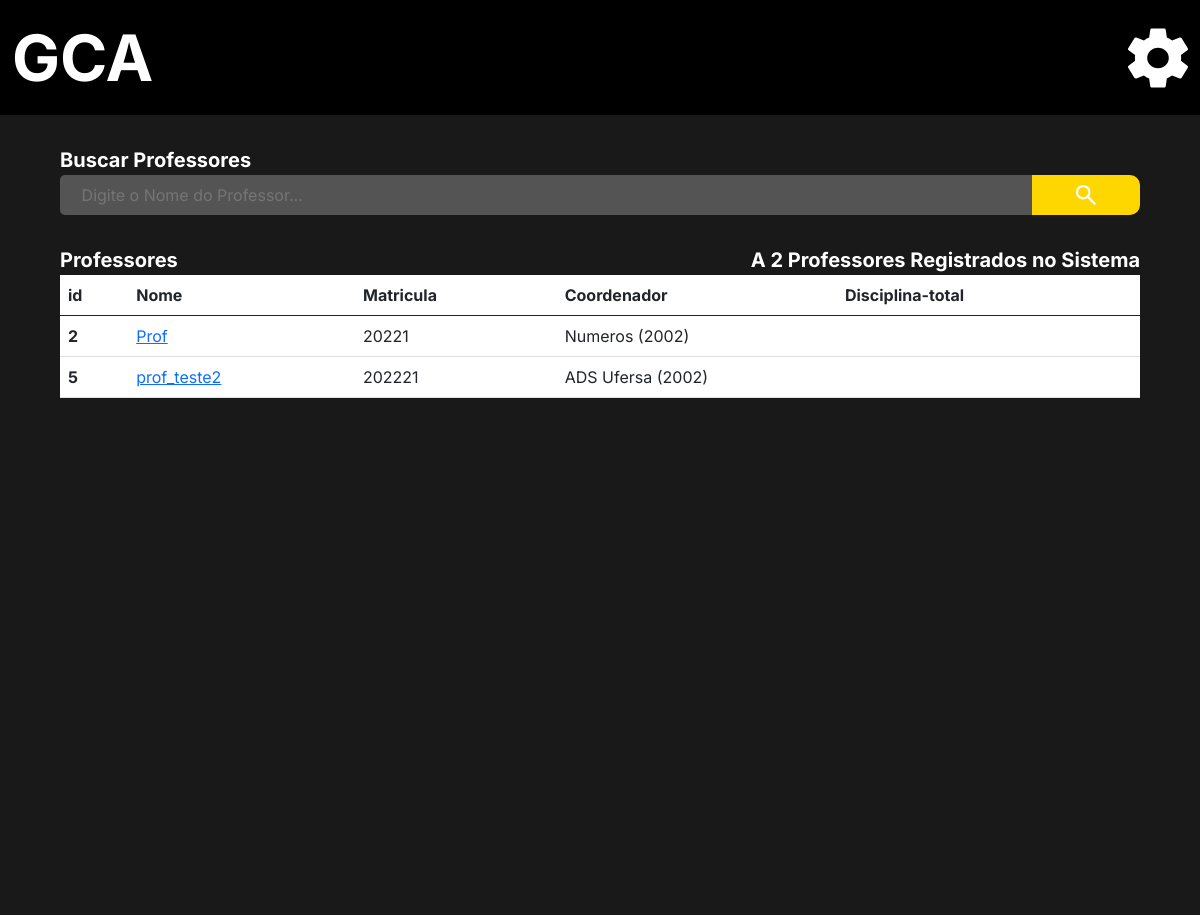
The page /adm/list_coordinator/ (signed in) on the database as committed earlier.
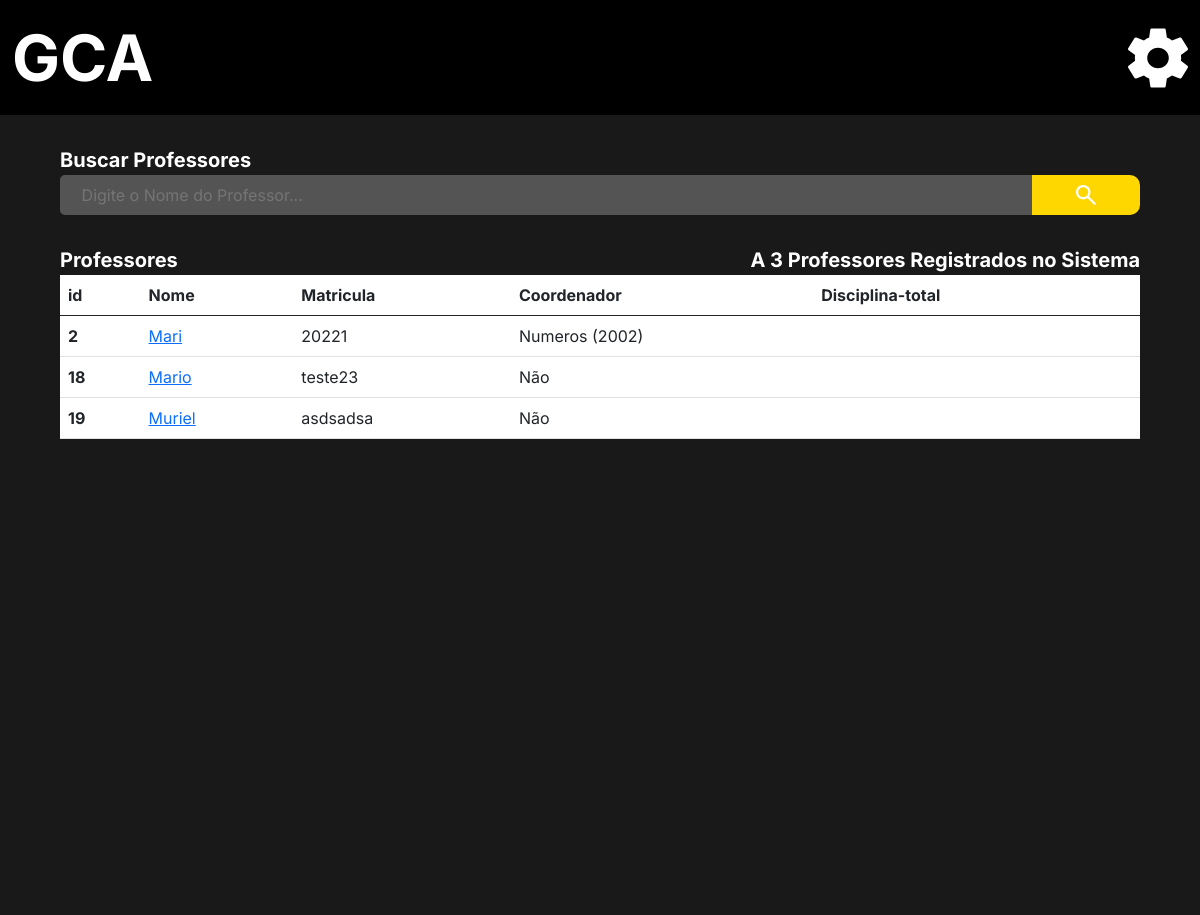
The same page on the database as committed later.
### Users/models.py (models this page shows, shortened)
class CustomUser(AbstractUser):
    image = models.ImageField(upload_to='Media', blank=True, null=False, default='Media/no_image_dafaut.jpg')
    matricula = models.CharField("Matricula", max_length=150, unique=True)
    username = models.CharField(("Nome"), max_length=50, unique=False, primary_key=None)
    email = models.EmailField("E-mail", unique=True)
    cpf = models.CharField("CPF", max_length=14, unique=True)
    phone = models.CharField("Telefone", max_length=15, blank=True, null=True)
    data_de_nascimento = models.DateField('Data de Nascimento', blank=True, null=True)
    primeiro_login = models.BooleanField(default=True)
    curso_relacao = models.ForeignKey("administrador.Curso", verbose_name=("Curso"), blank=True, null=True,on_delete=models.SET_NULL)
    disciplina_relacao = models.ManyToManyField("administrador.Disciplina", verbose_name=("Disciplina"), blank=True)
    is_staff = models.BooleanField('Membro da equipe', default=True)
    USERNAME_FIELD = 'matricula'
    REQUIRED_FIELDS = ['username' , 'email' ,'cpf', 'phone']
    objects = UserManager()

### administrador/models.py (models this page shows)
class Curso (models.Model):
    nome = models.CharField(("Nome do Curso"), max_length=150, null=False, blank=False)
    ano = models.DateField("Ano")
    periodos =  models.IntegerField(('Total de peridodos'), null=False, blank=False)
    disciplina = models.ManyToManyField("administrador.Disciplina", verbose_name=("Disciplinas"),blank=False)
    coordenador = models.ForeignKey(User, verbose_name=("Coordenador"), on_delete=models.SET_NULL, null=True)
    verbose_name = 'Curso'
    verbose_name_plural = 'Cursos'
    def __str__(self):
        return self.nome +' ('+ str(self.ano.year) +')'

### administrador/views.py (the view)
# urls.py: path('adm/list_coordinator/',  lista_Professors, name = 'lista_professor'),
@login_required(login_url='/user/login/')
def lista_Professors(request):
    if request.user.is_superuser == True:
        teacher_group = Group.objects.get(name='Professor')
        teacher = User.objects.all().filter(groups=teacher_group)
        total_de_professores = len(User.objects.filter(groups=teacher_group))
        return render(request, 'professor_lista.html', {'grupo_professor': total_de_professores,
                                                    "professor": teacher})
    else:
        return redirect ('http://127.0.0.1:8000/',{})

### administrador/templates/professor_lista.html (shortened to what this page needs)
{% extends 'base.admin.html' %}
{% load static %}
{% block import_title_css %}
    <link href="https://cdn.jsdelivr.net/npm/bootstrap@5.0.2/dist/css/bootstrap.min.css" rel="stylesheet">
    <link rel="stylesheet" href="{% static 'css/lista_cursos.css' %}">
{% endblock %}
{% block main %}
<div class="main">
    <div class="search_box">
        <form action=""  method="">
            <div>
                <label for="search_box">Buscar Professores</label>
            </div>
            <div class="search_bar">
                <input type="text" id="search_box" name="search_box" placeholder="Digite o Nome do Professor...">
                <button class="enviar_botao" type="submit">
                    <img class="lupa" src="{% static 'icons/search_thing.svg' %}" alt="">
                </button>
            </div>
        </form>
    </div>
    <div class="center">
        <div class="two_lables">
            <div>
                <p class="label_title">Professores</p>
                <p class="label_title">A {{grupo_professor}} Professores Registrados no Sistema</p>
            </div>
        </div>
    </div>
    <div class="center_2">
        <div class="list">
            <table class="table" >
                <thead>
                  <tr>
                    <th scope="col">id</th>
                    <th scope="col">Nome</th>
                    <th scope="col">Matricula</th>
                    <th class="curso_width" scope="col">Coordenador</th>
                    <th class="cpf_width" scope="col">Disciplina-total</th>
                  </tr>
                </thead>
                <tbody>
                    {% for dados in professor %}
                        <tr>
                            <th scope="row"> {{dados.id}} </th>
                            <td><a href="{% url 'professor' dados.id %}">{{dados.username}}</a></td>
                            <td>{{dados.matricula}}</td>
                            <td class="curso_width">
                                {% if dados.curso_relacao == None %}
                                    Não
                                {% else %}
                                    {{dados.curso_relacao}}
                                {% endif%}
                                </td>
                            <td class="cpf_width">
                            </td>
                        </tr>
                    {% endfor %}
                </tbody>
              </table>
        </div>
    </div>
</div>
{% endblock %}

Rows that differ between the two databases and show on the page:
removed CustomUser: id "5", username "prof_teste2", matricula "202221", curso_relacao "ADS Ufersa (2002)"
changed CustomUser id 2: username "Prof" → "Mari"
added CustomUser: id "18", username "Mario", matricula "teste23", shows "Não"
added CustomUser: id "19", username "Muriel", matricula "asdsadsa", shows "Não"
Other text that changed with them:
{{ grupo_professor }}: "2" → "3"
